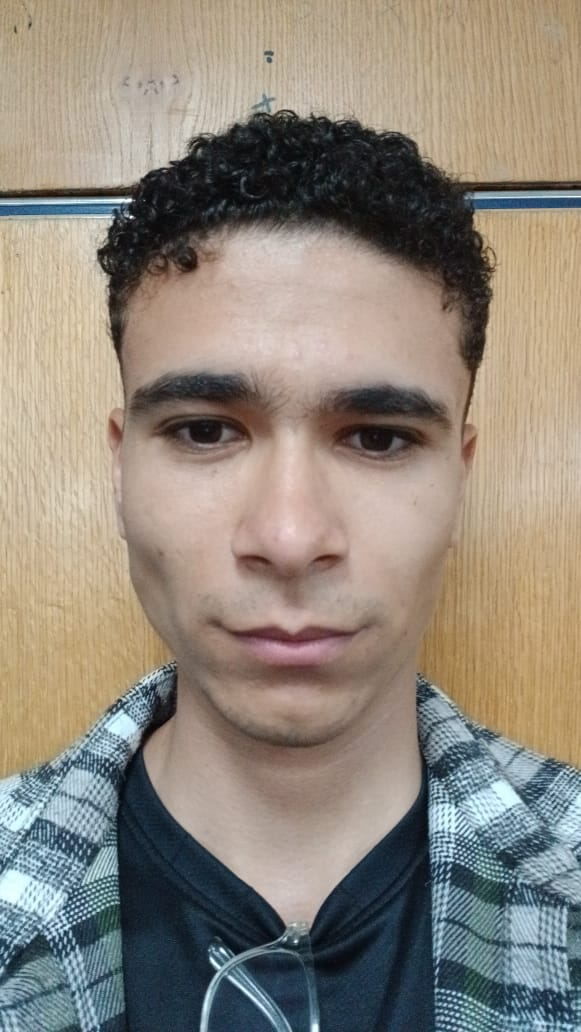
#> input picture test/Taha (1).jpg, 581 x 1032 px
$ python -i video_processor.py   (imports and definitions only)
#> lines starting #> are read from the running program, lines starting #| are printed output that depends on the picture
import cv2
import numpy as np
import time
import torch
import logging
from pathlib import Path
import sys

# Configure logging
# [8 lines not run here, left out]
logger = logging.getLogger(__name__)

class VideoProcessor:
    def __init__(self):
        # Initialize models
        self.face_recognizer = cv2.face.LBPHFaceRecognizer_create()
        self.face_recognizer.read(r'D:\project\pythonProject1\faces_recognizer999.xml')
        self.label_map = np.load(r'D:\project\pythonProject1\label_map999.npy', allow_pickle=True).item()
        self.face_cascade = cv2.CascadeClassifier(cv2.data.haarcascades + 'haarcascade_frontalface_default.xml')

        # Initialize YOLOv5
        self.device = torch.device("cuda" if torch.cuda.is_available() else "cpu")
        self.model = torch.hub.load('ultralytics/yolov5', 'yolov5n', pretrained=True)
        self.model.to(self.device).eval()

        # Initialize state
        self.mode = "none"
        self.running = True
        self.last_detection_time = time.time()
        self.frame_count = 0
        self.start_time = time.time()

        # Color ranges
        self.color_ranges = {
            'red': [(0, 150, 50), (10, 255, 255), (170, 150, 50), (180, 255, 255)],
            'green': [(35, 80, 50), (85, 255, 255)],
            'blue': [(90, 100, 50), (130, 255, 255)],
            'yellow': [(20, 100, 50), (35, 255, 255)],
        }
        self.color_bgr = {
            'red': (0, 0, 255),
            'green': (0, 255, 0),
            'blue': (255, 0, 0),
            'yellow': (0, 255, 255),
        }

    # [112 lines left out: functions process_frame, run, not called in this run]

    def set_mode(self, new_mode):
        self.mode = new_mode
        logger.info(f"Mode changed to: {new_mode}")

    def stop(self):
        self.running = False
        logger.info("Program stopping...")

>>> import cv2
>>> picture = cv2.imread('test/Taha (1).jpg', cv2.IMREAD_GRAYSCALE)
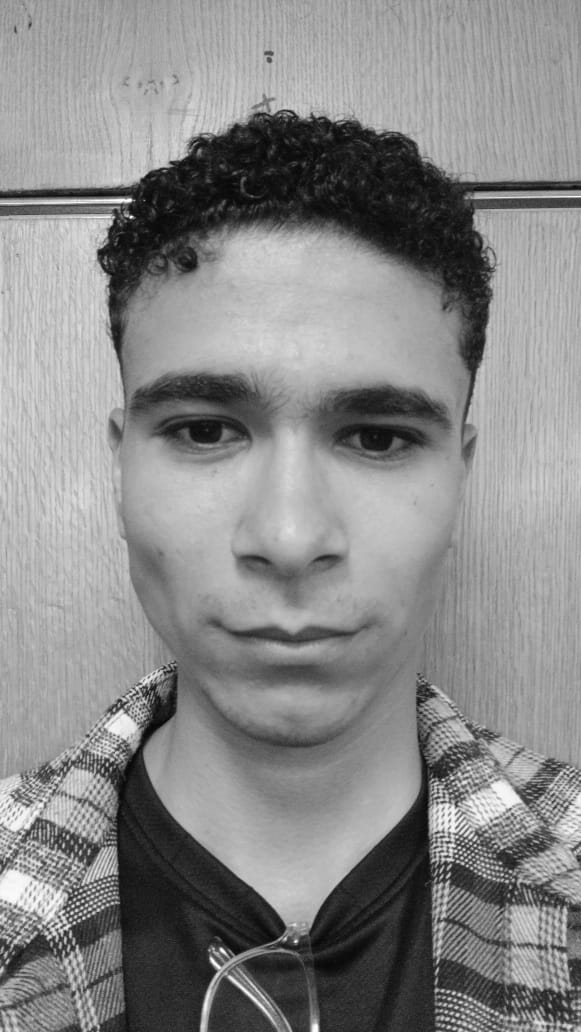
#> picture: shape (1032, 581); min 0, max 255, mean 135.8
#> (the run stopped early here; a loop or call above may not have finished)

$ run again, on test/Taha (10).jpg
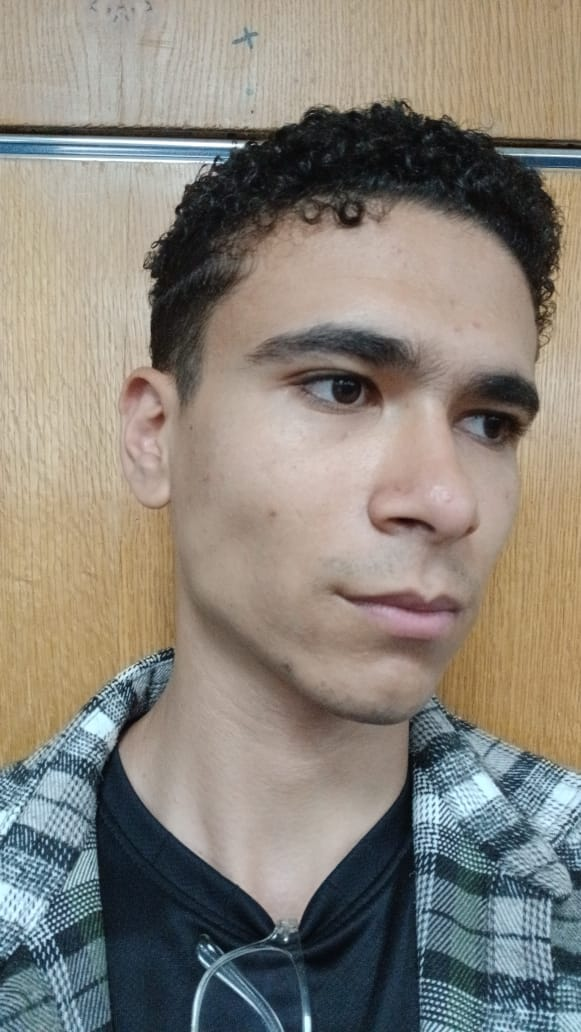
#> input picture test/Taha (10).jpg, 581 x 1032 px
#> `picture = cv2.imread('test/Taha (1).jpg', cv2.IMREAD_GRAYSCALE)`:
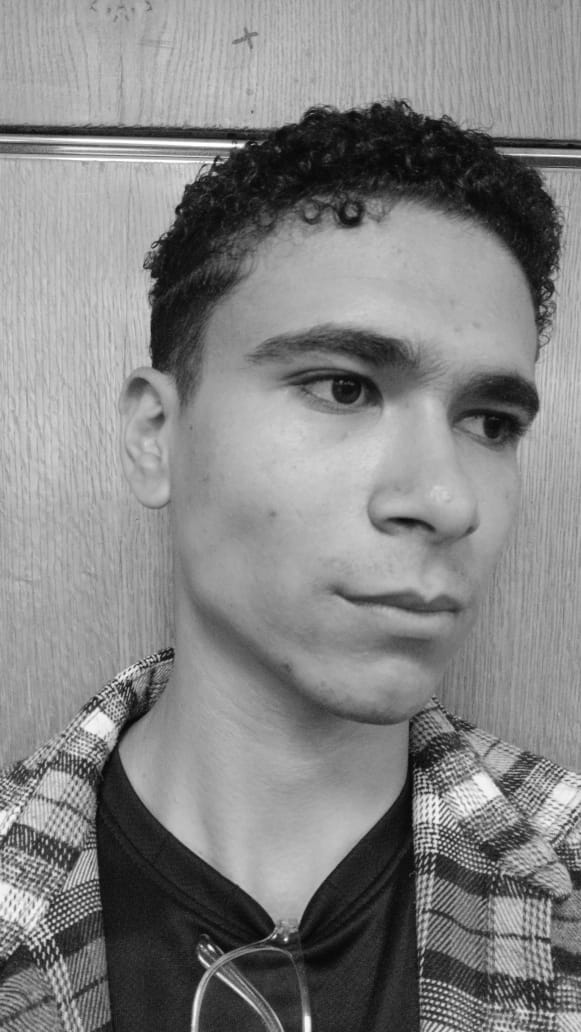
#> picture: shape (1032, 581); min 3, max 255, mean 131.4

$ run again, on test/Taha (11).jpg
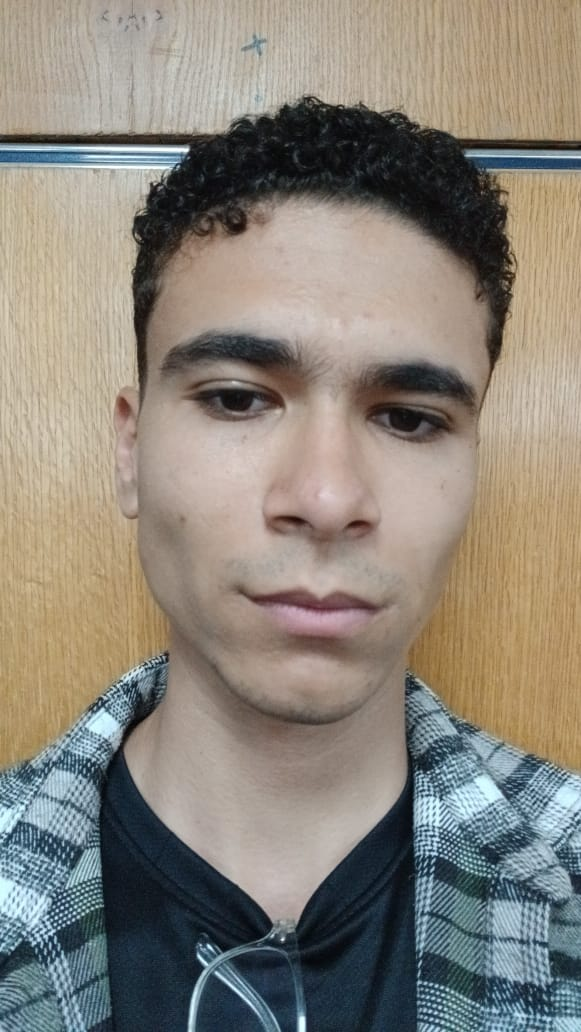
#> input picture test/Taha (11).jpg, 581 x 1032 px
#> `picture = cv2.imread('test/Taha (1).jpg', cv2.IMREAD_GRAYSCALE)`:
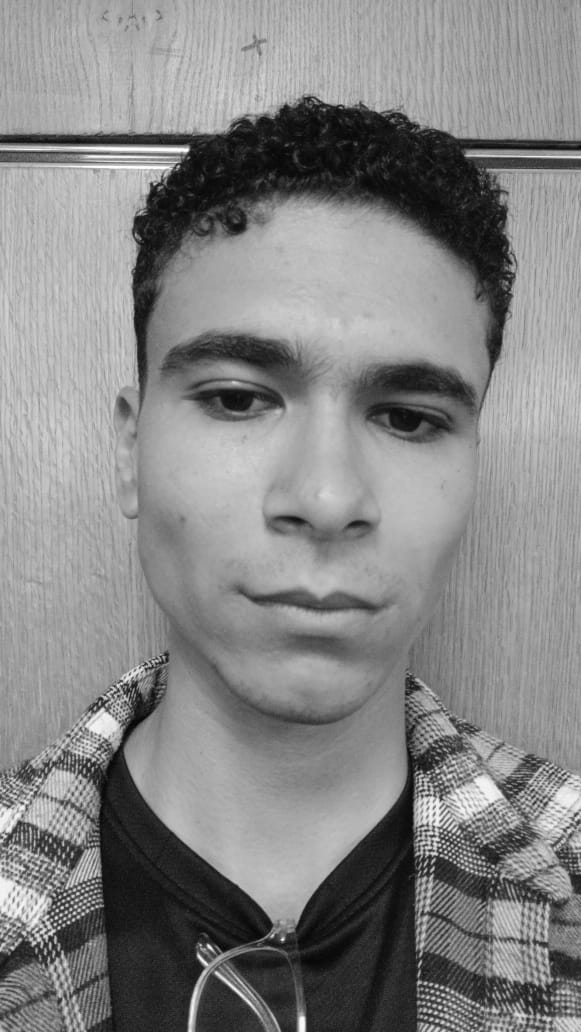
#> picture: shape (1032, 581); min 0, max 255, mean 132.6
